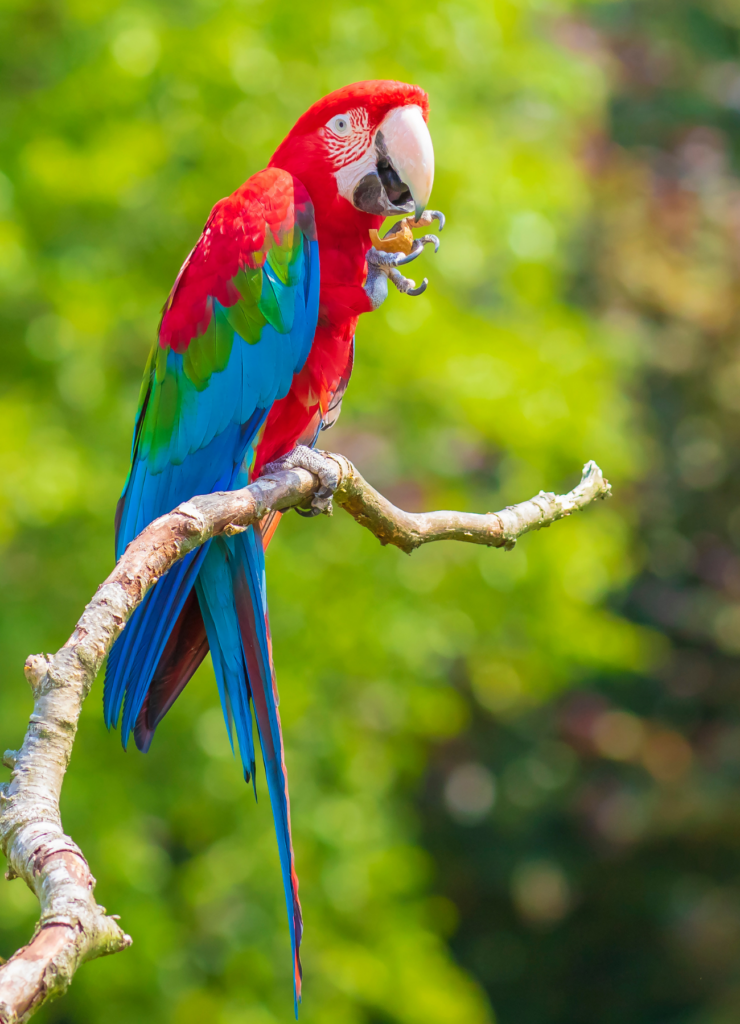
#> input picture image.png, 740 x 1024 px, found by its file name
$ python task3.py
#> lines starting #> are read from the running program, lines starting #| are printed output that depends on the picture; after the words box and inside, x2 and y2 are one past the last pixel; in counts of white or black regions, pixels touching at a corner belong together
import cv2
import numpy as np
import matplotlib.pyplot as plt

# Read and resize image
img = cv2.imread("C:/Users/Miras/Desktop/dev/ComputerVision/image.png")
#> img is the input picture: shape (1024, 740, 3); mean B, G, R 49.9, 131.5, 116.7
img_resized = cv2.resize(img, (256, 256))
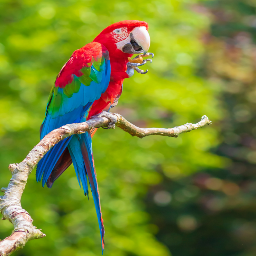
#> img_resized: shape (256, 256, 3); mean B, G, R 49.9, 131.5, 116.7

# Translation matrix
dx, dy = 28, 34
M_translate = np.float32([[1, 0, dx],[0, 1, dy]])

# Rotation matrix
center = (128, 128)
M_rotate = cv2.getRotationMatrix2D(center, 18, 1.0)

# Apply transformations
translated_img = cv2.warpAffine(img_resized, M_translate, (256, 256))
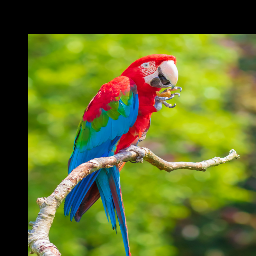
#> translated_img: shape (256, 256, 3); mean B, G, R 40.1, 108.3, 96.4
rotated_img = cv2.warpAffine(translated_img, M_rotate, (256, 256))
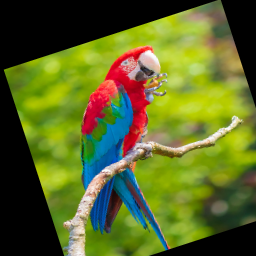
#> rotated_img: shape (256, 256, 3); mean B, G, R 37.4, 103.6, 92.1

# Points to transform
points = np.float32([[15, 210],[128, 128],[210, 35]]).reshape(-1, 1, 2)

# Transform points
translated_points = cv2.transform(points, M_translate)
rotated_points = cv2.transform(translated_points, M_rotate)

# Print matrices and points
print("Translation matrix:\n", M_translate)
print("Rotation matrix:\n", M_rotate)

print("Original points:\n", points.reshape(-1, 2))
print("After translation:\n", translated_points.reshape(-1, 2))
print("After rotation:\n", rotated_points.reshape(-1, 2))

# Draw points on images
img_points = img_resized.copy()
transformed_points_img = rotated_img.copy()

for p in points.reshape(-1, 2):
    cv2.circle(img_points, tuple(p.astype(int)), 4, (0, 0, 255), -1)
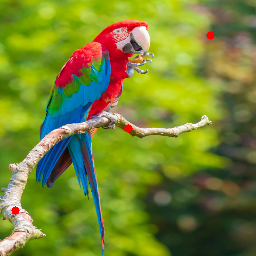
#> img_points: shape (256, 256, 3); 0.22% of pixels changed, all inside (x1, y1, x2, y2) = (11, 31, 215, 215)

for p in rotated_points.reshape(-1, 2):
    cv2.circle(transformed_points_img, tuple(p.astype(int)), 4, (0, 255, 0), -1)
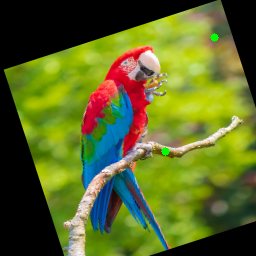
#> transformed_points_img: shape (256, 256, 3); 0.15% of pixels changed, all inside (x1, y1, x2, y2) = (161, 33, 219, 156)

# Display
plt.figure(figsize=(10, 4))
plt.subplot(1, 2, 1); plt.imshow(cv2.cvtColor(img_points, cv2.COLOR_BGR2RGB)); plt.axis("off")
plt.subplot(1, 2, 2); plt.imshow(cv2.cvtColor(transformed_points_img, cv2.COLOR_BGR2RGB)); plt.axis("off")
plt.show()
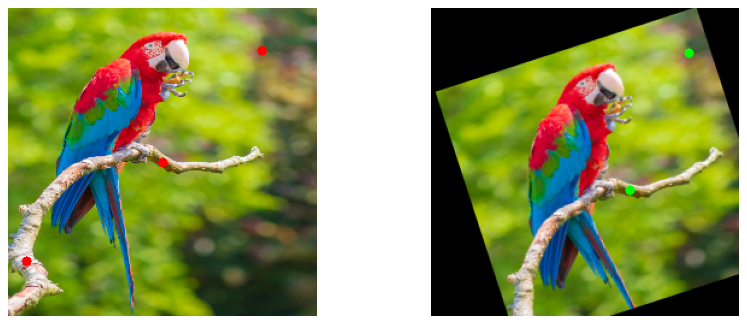
#> figure drawn by matplotlib, 2 panels
